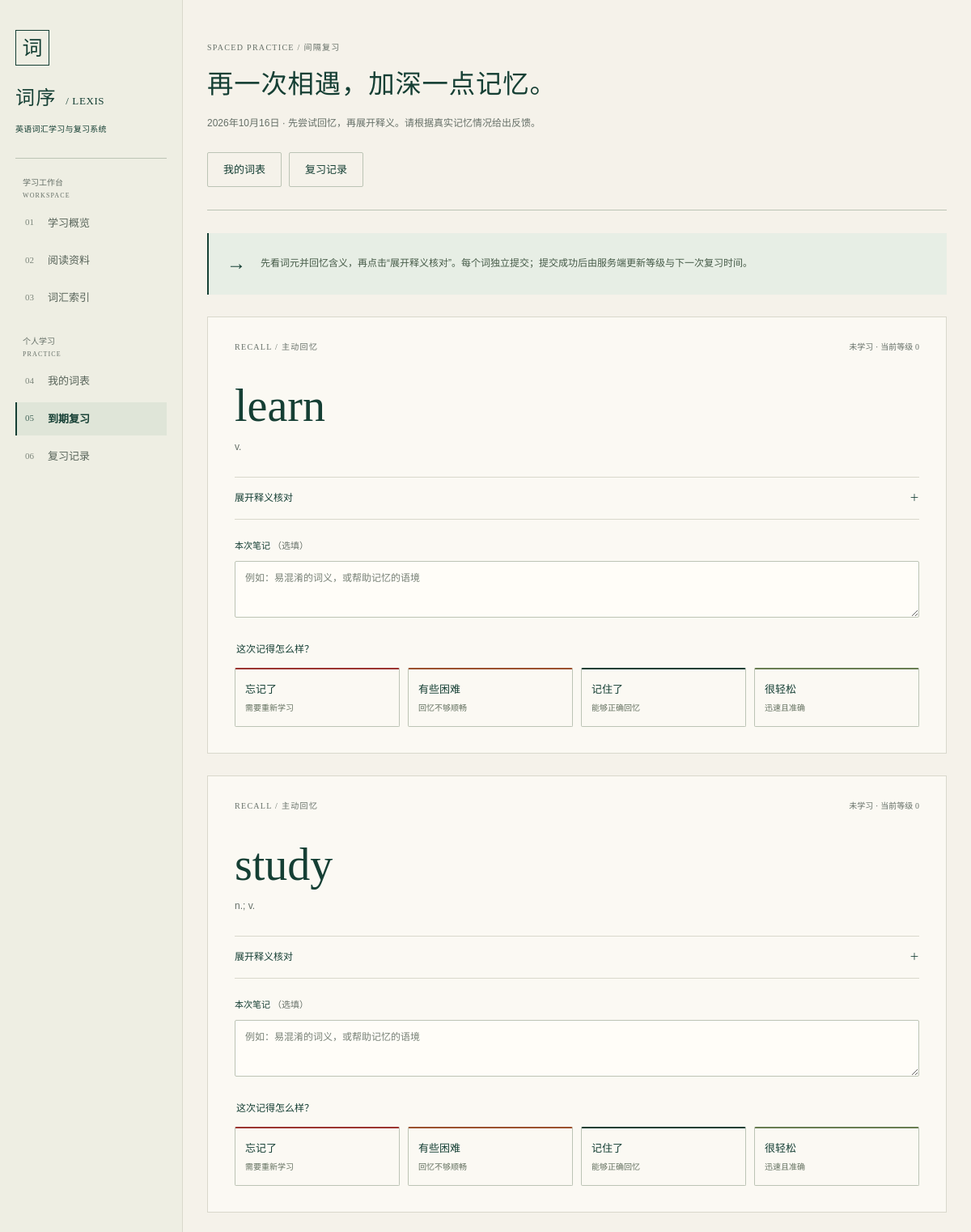
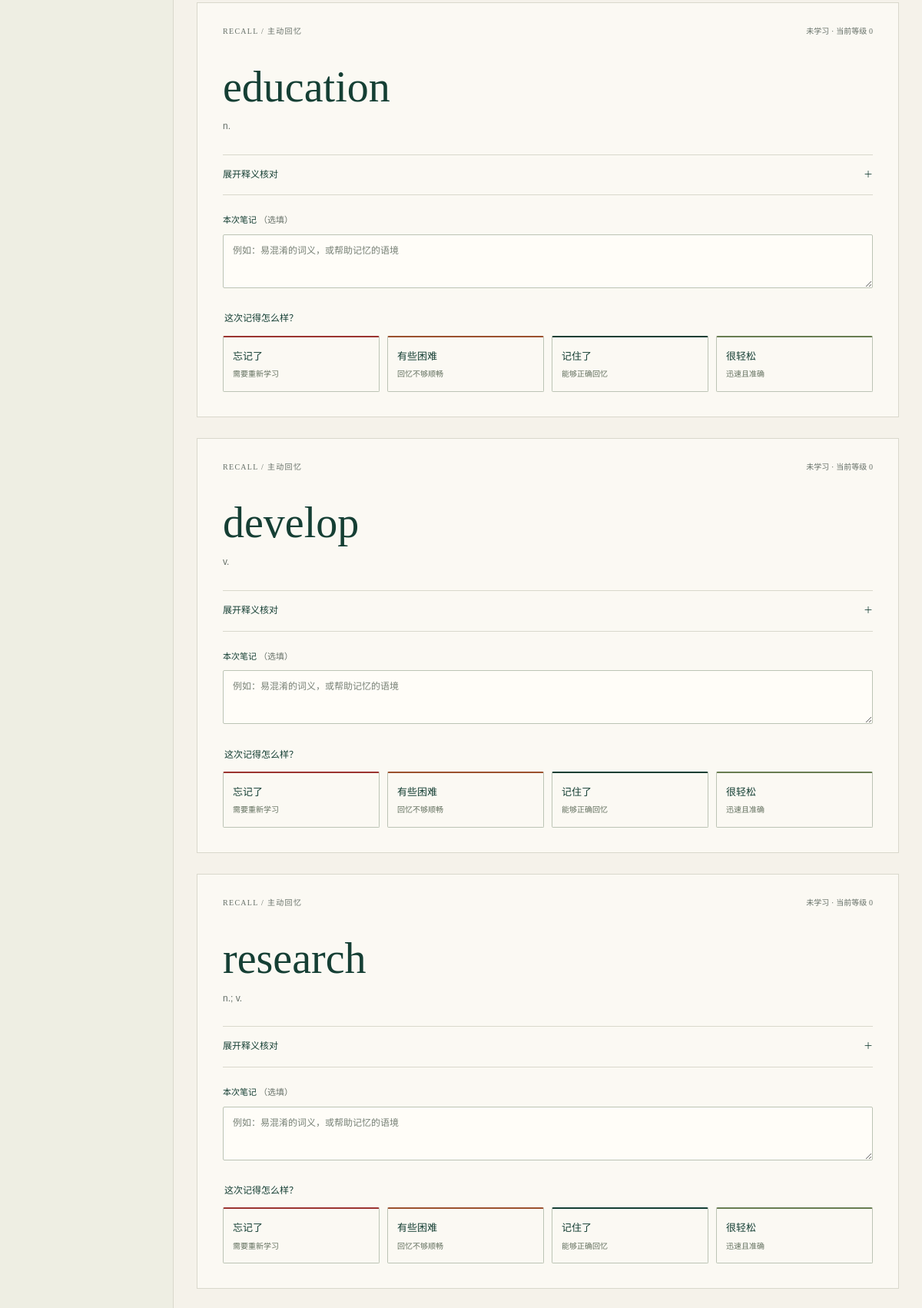
/review/ (signed in, upper part), run on the app's committed database (2 pictures, top to bottom).
### core/models.py (models this page shows, shortened)
class StudyItem(models.Model):
    class Status(models.TextChoices):
        NEW = "new", "未学习"
        LEARNING = "learning", "学习中"
        MASTERED = "mastered", "已掌握"
    user = models.ForeignKey(settings.AUTH_USER_MODEL, verbose_name="学习者", on_delete=models.CASCADE, related_name="study_items")
    word = models.ForeignKey(Word, verbose_name="单词", on_delete=models.PROTECT, related_name="study_items")
    source_paper = models.ForeignKey(Paper, verbose_name="来源试卷", on_delete=models.SET_NULL, related_name="study_items", null=True, blank=True)
    status = models.CharField("学习状态", max_length=12, choices=Status.choices, default=Status.NEW)
    level = models.PositiveSmallIntegerField("记忆等级", default=0, validators=[MaxValueValidator(5)])
    next_review_at = models.DateTimeField("下次复习时间", default=timezone.now)
    added_at = models.DateTimeField("加入时间", auto_now_add=True)
    updated_at = models.DateTimeField("更新时间", auto_now=True)
    class Meta:
        verbose_name = "个人生词"
        verbose_name_plural = "个人生词"
        ordering = ["next_review_at", "word__lemma", "pk"]
        constraints = [
            models.UniqueConstraint(fields=["user", "word"], name="unique_user_study_word"),
            models.CheckConstraint(condition=models.Q(level__gte=0, level__lte=5), name="study_level_between_0_5"),
        ]
        indexes = [models.Index(fields=["user", "next_review_at"], name="study_due_idx")]

class Word(models.Model):
    lemma = models.CharField("基本词形", max_length=100, unique=True, validators=[english_word_validator])
    meaning = models.TextField("中文释义", blank=True)
    pos = models.CharField("词性", max_length=80, blank=True)
    root = models.CharField("词根或同源基础词", max_length=100, blank=True)
    notes = models.TextField("学习说明", blank=True)
    source = models.CharField("词典来源", max_length=255, blank=True)
    created_at = models.DateTimeField("创建时间", auto_now_add=True)
    updated_at = models.DateTimeField("更新时间", auto_now=True)
    class Meta:
        verbose_name = "单词"
        verbose_name_plural = "单词"
        ordering = ["lemma", "pk"]

### core/views.py (the view)
# urls.py: path("review/", views.review_list, name="review_list"),
@login_required
def review_list(request):
    items = list(StudyItem.objects.filter(user=request.user, next_review_at__lte=timezone.now()).select_related("word").order_by("next_review_at")[:100])
    for item in items:
        item.review_token = str(uuid.uuid4())
    return render(request, "learning/review.html", {"items": items, "today": timezone.localdate()})

### core/context_processors.py (called while the page is built)
def site_context(request):
    label = "WordNet 词形归一" if settings.ANALYSIS_ENGINE == "wordnet" else "基础规则词形归一（非完整 NLP）"
    return {"is_admin": is_admin(request.user), "analysis_engine_label": label}

### core/services.py (called while the page is built)
def is_admin(user):
    return bool(
        user and getattr(user, "is_authenticated", False)
        and getattr(user, "is_active", False)
        and (getattr(user, "is_superuser", False) or getattr(user, "role", None) == User.Role.ADMIN)
    )

### templates/learning/review.html (shortened to what this page needs)
{% extends 'base.html' %}
{% block eyebrow %}SPACED PRACTICE / 间隔复习{% endblock %}
{% block page_title %}再一次相遇，加深一点记忆。{% endblock %}
{% block page_description %}{{ today|date:'Y年m月d日' }} · 先尝试回忆，再展开释义。请根据真实记忆情况给出反馈。{% endblock %}
{% block page_actions %}<a class="button button-outline" href="{% url 'study_list' %}">我的词表</a><a class="button button-outline" href="{% url 'review_history' %}">复习记录</a>{% endblock %}
{% block content %}
<aside class="review-instruction"><span class="instruction-marker" aria-hidden="true">→</span><p>先看词元并回忆含义，再点击“展开释义核对”。每个词独立提交；提交成功后由服务端更新等级与下一次复习时间。</p></aside>
<div class="review-list">
{% for item in items %}
<article class="review-card" aria-labelledby="review-word-{{ item.pk }}"><div class="review-card-top"><span class="eyebrow">RECALL / 主动回忆</span><p class="item-meta">{{ item.get_status_display }} · 当前等级 <span class="numeric">{{ item.level }}</span></p></div><h2 class="review-lemma" id="review-word-{{ item.pk }}" lang="en">{{ item.word.lemma }}</h2><p class="review-pos">{{ item.word.get_pos_display|default:item.word.pos|default:'词性尚未录入' }}</p><details class="review-answer"><summary>展开释义核对 <span aria-hidden="true">＋</span></summary><div class="review-answer-body"><p>{{ item.word.meaning|default:'释义尚未录入'|linebreaksbr }}</p>{% if not item.word.meaning and is_admin %}<a class="quiet-link" href="{% url 'word_edit' item.word.pk %}">补充释义 →</a>{% endif %}<p class="small-print">词根 / 词缀：{{ item.word.root|default:'—' }}</p><a class="quiet-link" href="{% url 'word_detail' item.word.pk %}">查看关联词与例句 →</a></div></details><form class="review-feedback" method="post" action="{% url 'review_submit' item.pk %}">{% csrf_token %}<input type="hidden" name="token" value="{{ item.review_token }}"><div class="review-note"><label for="review-note-{{ item.pk }}">本次笔记 <span class="muted">（选填）</span></label><textarea id="review-note-{{ item.pk }}" name="note" rows="2" maxlength="1000" placeholder="例如：易混淆的词义，或帮助记忆的语境"></textarea></div><fieldset class="rating-fieldset"><legend>这次记得怎么样？</legend><div class="rating-buttons"><button class="rating-button rating-again" type="submit" name="rating" value="again"><strong>忘记了</strong><span>需要重新学习</span></button><button class="rating-button rating-hard" type="submit" name="rating" value="hard"><strong>有些困难</strong><span>回忆不够顺畅</span></button><button class="rating-button rating-good" type="submit" name="rating" value="good"><strong>记住了</strong><span>能够正确回忆</span></button><button class="rating-button rating-easy" type="submit" name="rating" value="easy"><strong>很轻松</strong><span>迅速且准确</span></button></div></fieldset></form></article>
{% endfor %}
</div>
{% endblock %}

### data on the page
StudyItem: status "未学习", level "0", word.lemma "learn", word.pos "v.", note "例如：易混淆的词义，或帮助记忆的语境"
StudyItem: status "未学习", level "0", word.lemma "study", word.pos "n.; v.", note "例如：易混淆的词义，或帮助记忆的语境"
StudyItem: status "未学习", level "0", word.lemma "education", word.pos "n.", note "例如：易混淆的词义，或帮助记忆的语境"
StudyItem: status "未学习", level "0", word.lemma "develop", word.pos "v.", note "例如：易混淆的词义，或帮助记忆的语境"
StudyItem: status "未学习", level "0", word.lemma "research", word.pos "n.; v.", note "例如：易混淆的词义，或帮助记忆的语境"

### other printed values
{{ today|date:'Y年m月d日' }} "2026年10月16日"
